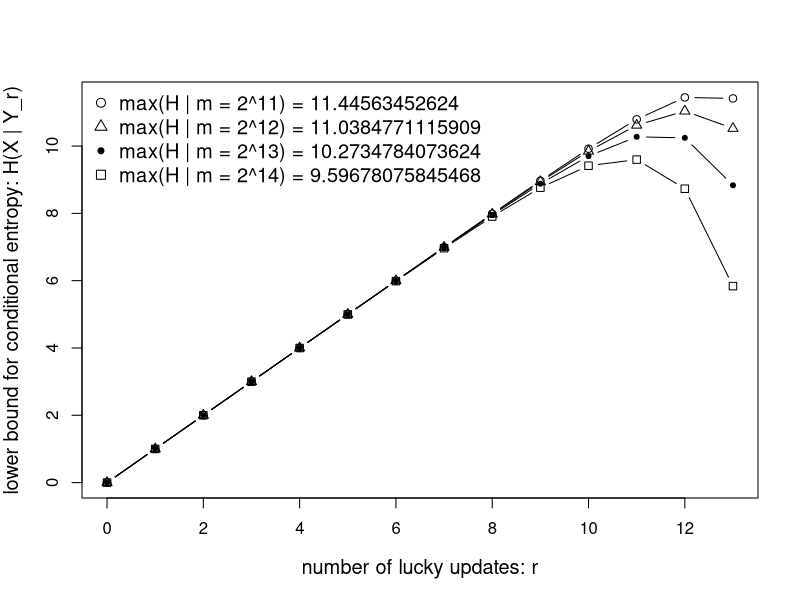

R code for this plot:
Pndb = function(D, d, m)
	return (1-(2^(d-1)*m*d)/(2^D-m+1));
Pmdb = function(D, d)
	return (1-(d*2^(2*d-2)+d*2^(d-1))/(2^D-1));
d_l = 0;
d_r = 14;
SEG = 14;
d = c(0:(SEG-1))/SEG*(d_r-d_l)+d_l;
D = 32;
Hb = function(D, d, m)
	return (Pndb(D, d, m)*Pmdb(D, d)*d*(1-d*m*2^d/(2^D-2^d+1)));
Hlm = function(lm)
	return (Hb(D, d, 2^lm));

y1 = Hlm(11);
y2 = Hlm(12);
y3 = Hlm(13);
y4 = Hlm(14);
	
legendStr = c(paste("max(H | m = 2^11) =", as.character(max(y1))), 
		  paste("max(H | m = 2^12) =", as.character(max(y2))), 
		  paste("max(H | m = 2^13) =", as.character(max(y3))), 
		  paste("max(H | m = 2^14) =", as.character(max(y4)))
)

xlabStr = "number of lucky updates: r";
ylabStr = "lower bound for conditional entropy: H(X | Y_r)"	
	
plot(d, y1, type="b", xlab = xlabStr, ylab = ylabStr, pch=1, cex.lab=1.2);
lines(d, y2, type="b", pch=24);
lines(d, y3, type="b", pch=20);
lines(d, y4, type="b", pch=0);
legend(-0.5, 12, legendStr, bty="n", pch=c(1, 24, 20, 0), cex=1.2);
